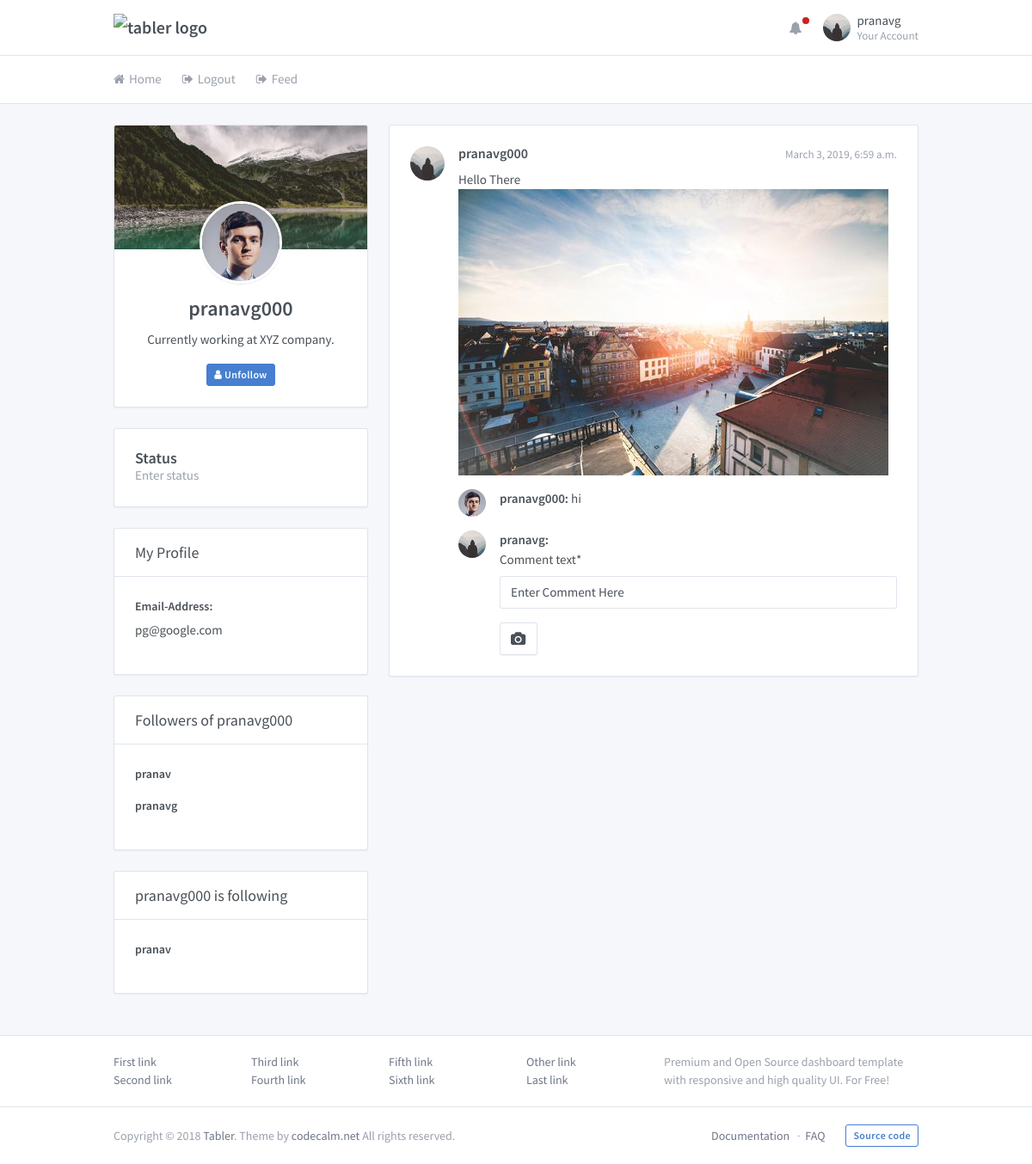
Page /profile/pranavg000/ (signed in) on the earlier database version.
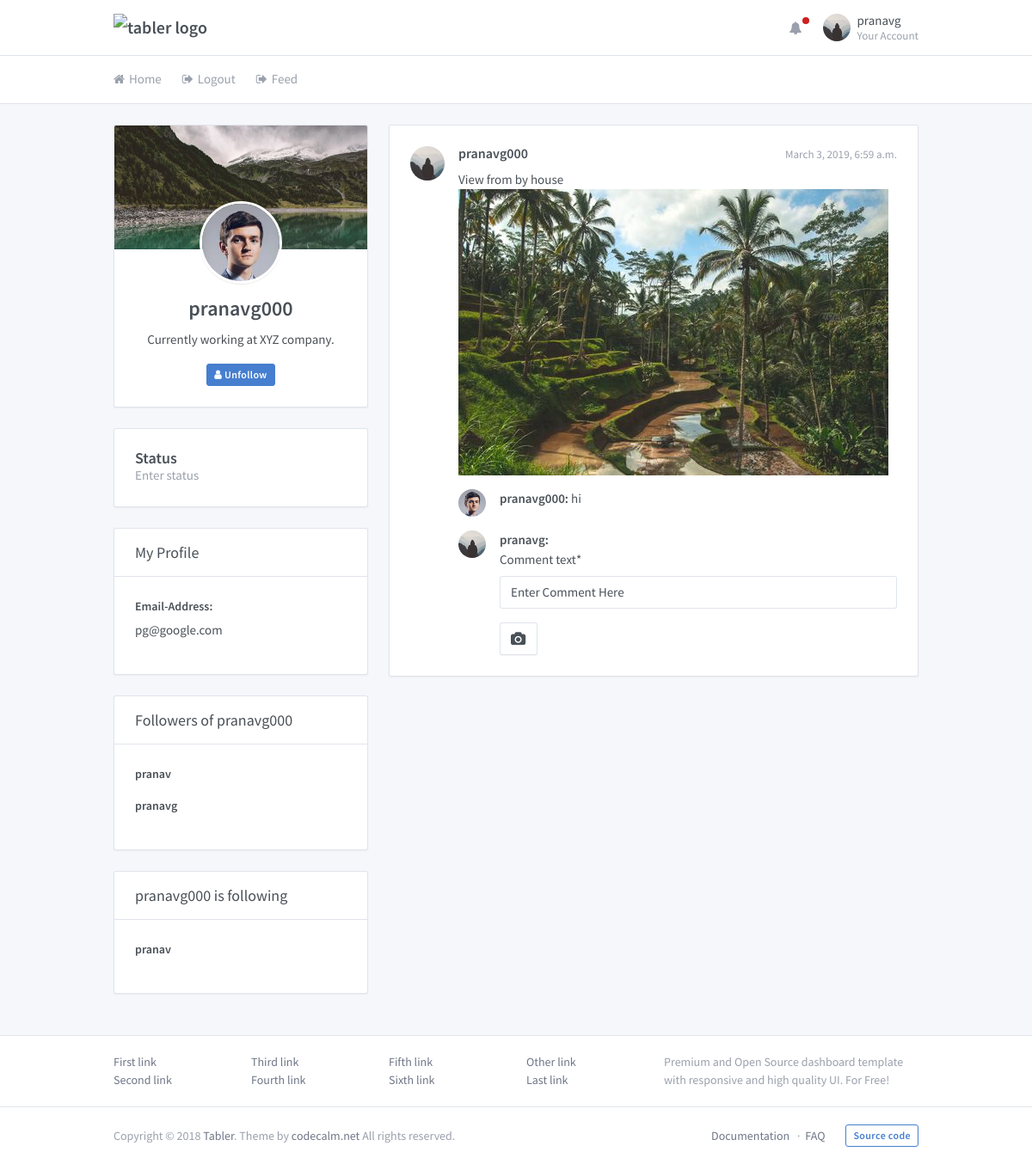
Same page on the later database version.
### core/models.py (models this page shows, shortened)
class Post(models.Model):
	user = models.ForeignKey(User,on_delete = models.CASCADE,null=True)
	created_at = models.DateTimeField(auto_now_add=True)
	post_text = models.CharField(max_length=2000)
	post_picture = models.FileField(default="default.jpg",upload_to='post_picture')

class Profile(models.Model):
	user = models.OneToOneField(User, on_delete= models.CASCADE)
	profile_photo = models.FileField(default='default.jpg', upload_to='profile_photos')
	status_info = models.CharField(default="Enter status", max_length=1000)

### core/views.py (the view)
# urls.py: url(r'^profile/(?P<username>\w+)/$',user_views.profile,name='profile'),
@login_required
def profile(request, username):
	if request.method == 'POST':
		u_form = UpdateUserForm(request.POST,instance=request.user)
		p_form = UpdateProfileForm(request.POST, request.FILES, instance=request.user.profile)
		if u_form.is_valid() and p_form.is_valid():
			u_form.save()
			p_form.save()
			messages.success(request,f'Your Profile has been updated!')
			url = reverse('profile', kwargs = {'username' : username})
			return redirect(url)
	else:
		if username == request.user.username:
			u_form = UpdateUserForm(instance=request.user)
			p_form = UpdateProfileForm(instance=request.user.profile)
			post_form = CreatePost()
			person = User.objects.get(username = username)
			context = {
					'u_form':u_form,
					'p_form':p_form,
					'post_form':post_form,
					'person':person,
			}
		else:
			person = User.objects.get(username = username)
			already_a_follower=0
			for followers in person.follower_set.all():
				if (followers.follower_user ==  request.user.username):
					already_a_follower=1
					break;
			if already_a_follower==1:
				context = {
						'person':person,
					}
			else:
				context = {
						'person':person,
						'f':1,
					}
		comment_form = CreateComment()
		context.update({'comment_form':comment_form})
	return render(request, 'core/profile.html', context)

### core/forms.py
class CreateComment(forms.ModelForm):
	class Meta:
		model = Comment
		fields = ['comment_text']

### core/templates/core/profile.html (shortened to what the changed rows need)
{%load static %}
{% load crispy_forms_tags %}
<!doctype html>
<html lang="en" dir="ltr">
  <head>
    <link rel="stylesheet" href="https://maxcdn.bootstrapcdn.com/font-awesome/4.7.0/css/font-awesome.min.css">
    <link href="{%static 'core/dashboard.css'%}" rel="stylesheet" />
  </head>
  <body>
    <div class="page">
      <div class="page-main">
        <div class="my-3 my-md-5">
          <div class="container">
            <div class="row">
              <div class="col-lg-8">
                <div class="card">
                  <ul class="list-group card-list-group">
                    {%for posts in person.post_set.all%}
                    <li class="list-group-item py-5">
                      <div class="media">
                        <div class="media-object avatar avatar-md mr-4" style="background-image: url({{user.profile.profile_photo.url}})"></div>
                        <div class="media-body">
                          <div class="media-heading">
                            <small class="float-right text-muted">{{posts.created_at}}</small>
                            <h5>{{posts.user.username}}</h5>
                          </div>
                          <div class="media-body">
                            {{posts.post_text}}
                          </div>
                          <div>
                            <img src="{{posts.post_picture.url}}">
                          </div>
                          <ul class="media-list">
                            {%for comment in posts.comment_set.all%}
                            <li class="media mt-4">
                              <div class="media-object avatar mr-4" style="background-image: url({{comment.user.profile.profile_photo.url}})"></div>
                              <div class="media-body">
                                <strong>{{comment.user.username}}: </strong>
                                {{comment.comment_text}}
                              </div>
                            </li>
                            {%endfor%}
                            <li class="media mt-4">
                              <div class="media-object avatar mr-4" style="background-image: url({{user.profile.profile_photo.url}})"></div>
                              <div class="media-body">
                                <strong>{{user.username}}: </strong>
                                <form action="{% url 'commentweb' person.username posts.pk%}" method="POST">
                                  {{comment_form|crispy}}
                                      <button type="submit" class="btn btn-secondary">
                                        <i class="fa fa-camera"></i>
                                      </button>
                                </form>
                              </div>
                            </li>
                          </ul>
                        </div>
                      </div>
                    </li>
                    {%endfor%}
                  </ul>
                </div>
              </div>
            </div>
          </div>
        </div>
      </div>
    </div>
  </body>
</html>

Differences in the rows shown:
changed Post "pranavg000": post_text "Hello There" → "View from by house"; post_picture: a different picture
